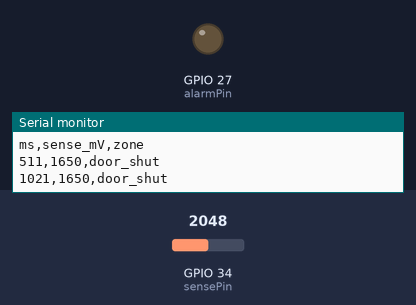
Recording of a sketch running on a simulated ESP32. Parts: output pins drawn as LEDs (lit = HIGH), the last lines printed to the serial monitor. Inputs (shaded band) come from the test bench; at power-on: GPIO 34 (sensePin) = 2048 (analog values on the 0–4095 scale).

Above: at 1.2 s.
1.3 s: GPIO 34 (sensePin) set to 1790
2.8 s: GPIO 34 (sensePin) set to 1683
At 4.0 s:
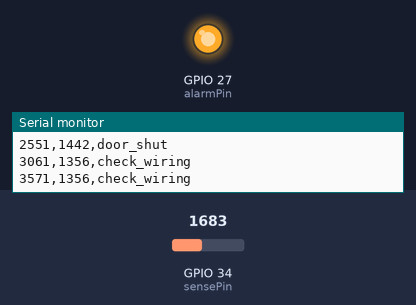
4.3 s: GPIO 34 (sensePin) set to 1990
At 4.9 s:
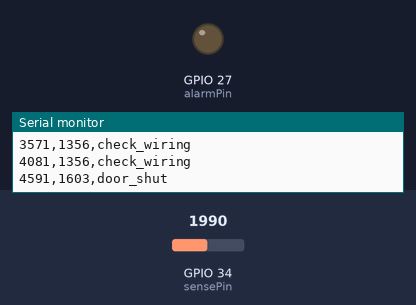
5.8 s: GPIO 34 (sensePin) set to 1360
At 7.0 s:
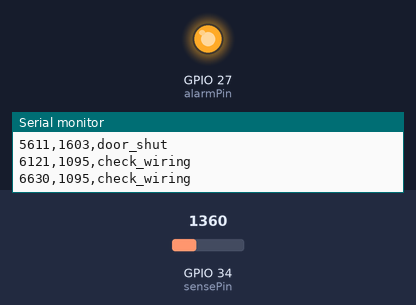
Timing chart, 0 to 8.3 s (numbered marks = the images above; inputs shaded):
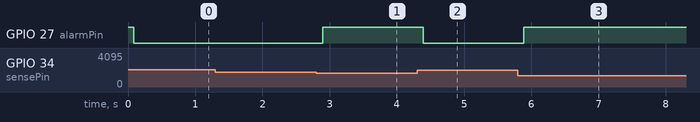

Measured:
- the behaviour switches between 1738 and 1737 on GPIO 34 (sensePin) (found by bisection; images 0 and 1)
- after the input at 2.8 s, GPIO 27 (alarmPin): LOW → HIGH after 0.10 s
- after the input at 4.3 s, GPIO 27 (alarmPin): HIGH → LOW after 0.09 s
- after the input at 5.8 s, GPIO 27 (alarmPin): LOW → HIGH after 0.08 s

The sketch:

supervised-door.ino
```cpp
#include <Arduino.h>

constexpr uint8_t sensePin = 34;
constexpr uint8_t alarmPin = 27;

enum class Zone { CableShort, DoorShut, DoorOpen, CableOpen, CheckWiring };

Zone classify(uint32_t millivolts) {
  if (millivolts <= 250) return Zone::CableShort;
  if (millivolts >= 2800) return Zone::CableOpen;
  if (millivolts >= 1400 && millivolts <= 1900) return Zone::DoorShut;
  if (millivolts >= 1950 && millivolts <= 2450) return Zone::DoorOpen;
  return Zone::CheckWiring;
}

const char* zoneName(Zone zone) {
  switch (zone) {
    case Zone::CableShort: return "cable_short";
    case Zone::DoorShut: return "door_shut";
    case Zone::DoorOpen: return "door_open";
    case Zone::CableOpen: return "cable_open";
    case Zone::CheckWiring: return "check_wiring";
  }
  return "check_wiring";
}

Zone candidate = Zone::CheckWiring;
Zone stable = Zone::CheckWiring;
uint32_t candidateSince = 0;
uint32_t lastLog = 0;

void setup() {
  analogReadResolution(12);
  analogSetPinAttenuation(sensePin, ADC_11db);
  pinMode(alarmPin, OUTPUT);
  digitalWrite(alarmPin, HIGH);
  Serial.begin(115200);
  Serial.println("ms,sense_mV,zone");
}

void loop() {
  uint32_t total = 0;
  for (int i = 0; i < 16; ++i) total += analogReadMilliVolts(sensePin);
  const uint32_t millivolts = total / 16;
  const uint32_t now = millis();
  const Zone reading = classify(millivolts);

  if (reading != candidate) {
    candidate = reading;
    candidateSince = now;
  }
  if (now - candidateSince >= 80) stable = candidate;

  digitalWrite(alarmPin, stable != Zone::DoorShut);
  if (now - lastLog >= 500) {
    lastLog = now;
    Serial.printf("%lu,%lu,%s\n", static_cast<unsigned long>(now),
                  static_cast<unsigned long>(millivolts), zoneName(stable));
  }
  delay(10);
}
```
